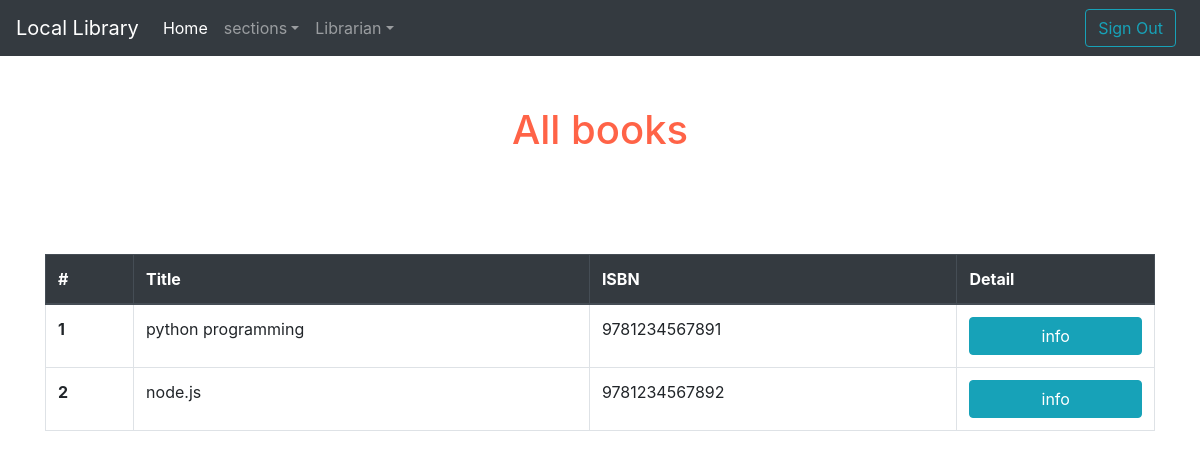
The app's page /book/list (signed in) with its own data.
### book/models.py (models this page shows, shortened)
class Book(models.Model):
    title = models.CharField(max_length = 200)
    summary = models.TextField(max_length = 1000 , help_text = 'Enter brief description of the book')
    isbn = models.CharField(max_length= 13 , help_text='13 Characters <a href="https://www.isbn-international.org/content/what-isbn">ISBN number</a>')
    genre = models.ManyToManyField(Genre , help_text='select genre for this book')
    author = models.ForeignKey('Author' , on_delete=models.SET_NULL , null=True)

### book/views.py (the view, shortened to what this page needs)
# urls.py: path('list', views.BookListView.as_view() , name='bookList'),
class BookListView(LoginRequiredMixin , generic.ListView):
    model = Book
    paginate_by = 2

### media/templates/book/book_list.html (shortened to what this page needs)
{% extends 'shared/site.html' %}
{% block body %}
    <div class="container">
        <h1 class="text-center">All books</h1>
        {% if book_list %}
            <div class="table-responsive">
                <table class="table table-hover table-bordered">
                    <thead class="thead-dark">
                        <tr>
                            <th scope="col">#</th>
                            <th scope="col">Title</th>
                            <th scope="col">ISBN</th>
                            <th scope="col">Detail</th>
                        </tr>
                    </thead>
                    <tbody>
                        {% for book in book_list %}
                            <tr>
                                <th scope="row">{{ forloop.counter }}</th>
                                <td>{{ book.title }}</td>
                                <td>{{ book.isbn }}</td>
                                <td><a class="btn btn-info btn-block" href="{% url 'book:bookDetail' book.id %}">info</a></td>
                            </tr>
                        {% endfor %}
                    </tbody>
                </table>
            </div>
        {% else %}
            <h1>no book are found!!</h1>
        {% endif %}
    </div>
{% endblock %}

### media/static/css/main.css (style rules this page uses)
h1 { color: tomato; }

### records on screen
Book: title "python programming", isbn "9781234567891"
Book: title "node.js", isbn "9781234567892"
